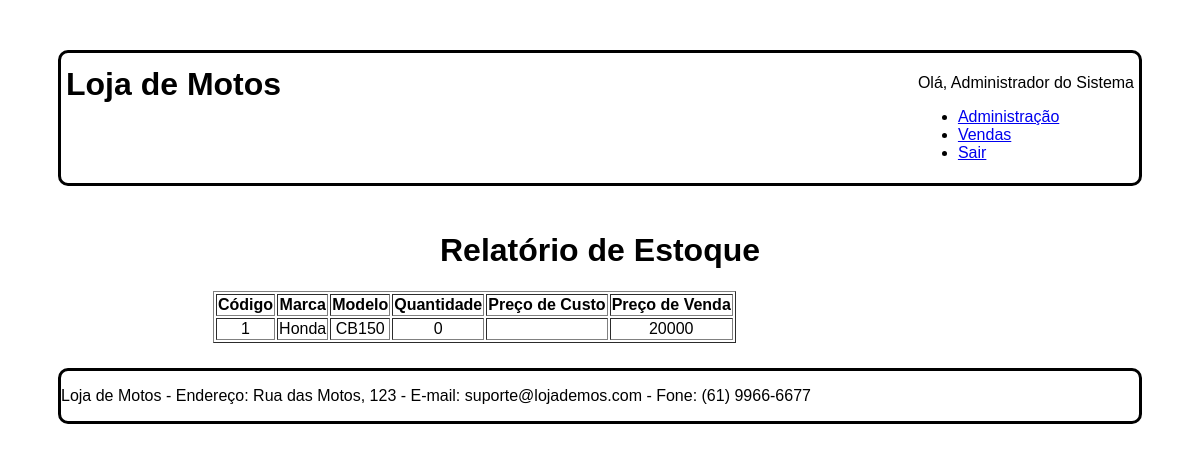
The app's page /relatorio_estoque.php (signed in) with its own data.
### tables this page shows
CREATE TABLE `moto` (
  `Cod_moto` int(11) NOT NULL,
  `Marca` varchar(45) NOT NULL,
  `Modelo` varchar(45) NOT NULL,
  `Ano_de_fabricacao` varchar(45) NOT NULL,
  `Cor` varchar(45) NOT NULL,
  `Numero_do_chassi` varchar(45) NOT NULL,
  `Cilindrada` varchar(45) NOT NULL,
  `Tipo` varchar(45) NOT NULL,
  `Preco_de_custo` varchar(45) NOT NULL,
  `Preco_de_venda` varchar(45) NOT NULL,
  `Quantidade_em_estoque` int(11) NOT NULL,
  `Tipo_de_combustivel` varchar(45) NOT NULL,
  `Potencia` varchar(45) NOT NULL,
  `Sistema_de_freios` varchar(45) NOT NULL,
  `Abs` varchar(45) NOT NULL,
  `Peso` varchar(45) NOT NULL,
  `Capacidade_do_tanque` varchar(45) NOT NULL,
  `Tipo_de_partida` varchar(45) NOT NULL,
  `Status_de_disponibilidade` varchar(45) NOT NULL
);

### relatorio_estoque.php (the view, shortened to what this page needs)
<?php
include 'conexao.php';
$query = "SELECT Cod_moto, Marca, Modelo, Quantidade_em_estoque, Preco_de_custo, Preco_de_venda FROM moto";
$result = mysqli_query($conectar, $query);
?>
<!DOCTYPE html>
<html lang="pt-BR">
<head>
    <link rel="stylesheet" href="css/layout.css">
</head>
<body>
    <div id="principal">
        <div id="topo">
            <div id="logo">
                <h1>Loja de Motos</h1>
            </div>
            <div id="menu_global">
                <p>Olá, <?php echo $_SESSION['nome_usuario']; ?></p>
                <?php include 'menu_local.php'; ?>
            </div>
        </div>
        <div id="conteudo_especifico">
            <h1>Relatório de Estoque</h1>
            <table border="1">
                <thead>
                    <tr>
                        <th>Código</th>
                        <th>Marca</th>
                        <th>Modelo</th>
                        <th>Quantidade</th>
                        <th>Preço de Custo</th>
                        <th>Preço de Venda</th>
                    </tr>
                </thead>
                <tbody>
                    <?php while ($moto = mysqli_fetch_assoc($result)): ?>
                        <tr>
                            <td><?php echo $moto['Cod_moto']; ?></td>
                            <td><?php echo $moto['Marca']; ?></td>
                            <td><?php echo $moto['Modelo']; ?></td>
                            <td><?php echo $moto['Quantidade_em_estoque']; ?></td>
                            <td><?php echo $moto['Preco_de_custo']; ?></td>
                            <td><?php echo $moto['Preco_de_venda']; ?></td>
                        </tr>
                    <?php endwhile; ?>
                </tbody>
            </table>
        </div>
        <div id="rodape">
            <p>Loja de Motos - Endereço: Rua das Motos, 123 - E-mail: suporte@lojademos.com - Fone: (61) 9966-6677</p>
        </div>
    </div>
</body>
</html>

### css/layout.css (style rules this page uses)
#topo { padding: 5px; display: grid; grid-template-columns: auto auto; margin: 0px auto 20px auto; grid-gap: 5px; border-radius: 10px; border: solid; color: black; justify-content: space-between; }
#logo h1 { line-height: 10px; word-spacing: 0px; }
#conteudo_especifico { padding: 5px; margin: auto 150px auto 150px; text-align: center; }
#rodape { padding: 0px; display: grid; grid-template-columns: auto auto; grid-template-rows: 50px; margin: 20px auto 0px auto; grid-gap: 5px; border-radius: 10px; border: solid; color: black; justify-content: space-between; }

### records on screen
moto: Cod_moto "1", Marca "Honda", Modelo "CB150", Quantidade_em_estoque "0", Preco_de_venda "20000"

### other values on screen
$_SESSION['nome_usuario'] "Administrador do Sistema"
